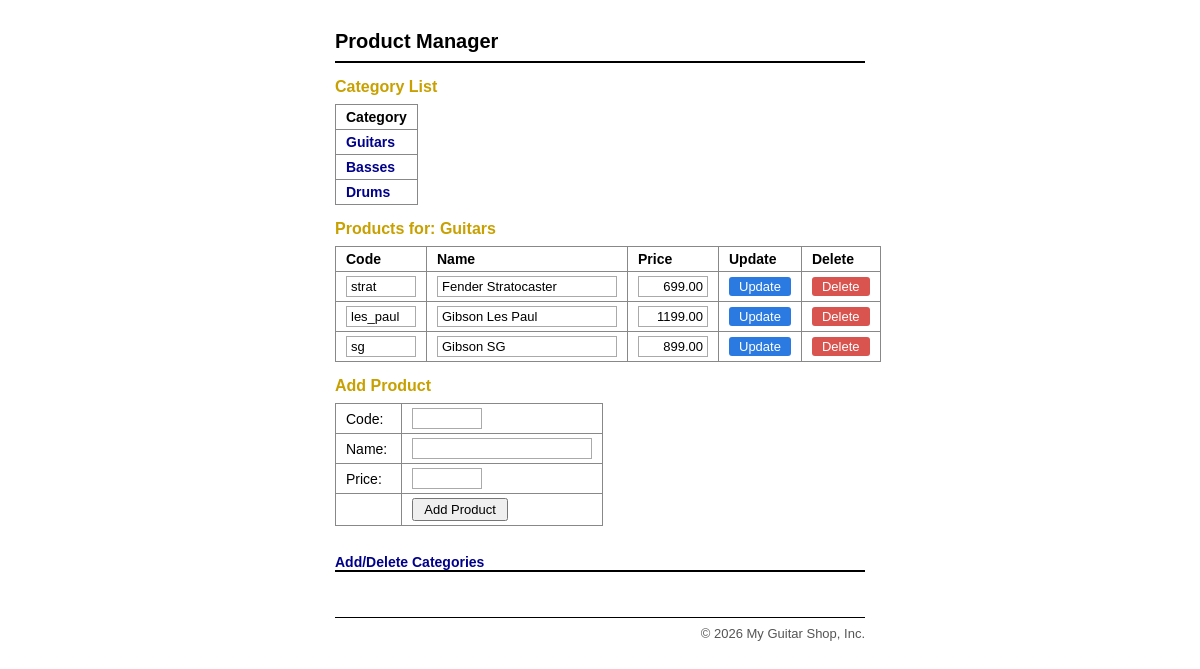
/index.php?action=list_products&category_id=1, run on the app's committed database.
### tables this page shows
CREATE TABLE IF NOT EXISTS categories (
    categoryID    INT             NOT NULL AUTO_INCREMENT,
    categoryName  VARCHAR(255)    NOT NULL,
    PRIMARY KEY (categoryID)
);

CREATE TABLE IF NOT EXISTS products (
    productID     INT             NOT NULL AUTO_INCREMENT,
    categoryID    INT             NOT NULL,
    productCode   VARCHAR(10)     NOT NULL,
    productName   VARCHAR(255)    NOT NULL,
    listPrice     DECIMAL(10,2)   NOT NULL,
    PRIMARY KEY (productID),
    FOREIGN KEY (categoryID) REFERENCES categories(categoryID)
);

### model/category_db.php (called while the page is built, shortened)
<?php
function get_categories() {
    $db = get_db();
    $query = 'SELECT * FROM categories ORDER BY categoryID';
    $statement = $db->prepare($query);
    $statement->execute();
    $categories = $statement->fetchAll();
    return $categories;
}
function get_category($category_id) {
    $db = get_db();
    $query = 'SELECT * FROM categories WHERE categoryID = :category_id';
    $statement = $db->prepare($query);
    $statement->bindValue(':category_id', $category_id);
    $statement->execute();
    $category = $statement->fetch();
    return $category;
}

### model/product_db.php (called while the page is built, shortened)
<?php
function get_products_by_category($category_id) {
    $db = get_db();
    $query = 'SELECT * FROM products WHERE categoryID = :category_id ORDER BY productID';
    $statement = $db->prepare($query);
    $statement->bindValue(':category_id', $category_id);
    $statement->execute();
    $products = $statement->fetchAll();
    return $products;
}

### catalog/list_products.php (the view, shortened to what this page needs)
<?php include 'view/header.php'; ?>
<div class="container">
    <h1>Product Manager</h1>
    <hr>
    <h2>Category List</h2>
    <table>
        <tr>
            <th>Category</th>
        </tr>
        <?php foreach ($categories as $cat) : ?>
            <tr>
                <td>
                    <a href="index.php?action=list_products&amp;category_id=<?php echo $cat['categoryID']; ?>">
                        <?php echo htmlspecialchars($cat['categoryName']); ?>
                    </a>
                </td>
            </tr>
        <?php endforeach; ?>
    </table>
    <?php if (isset($category) && $category) : ?>
    <h2>Products for: <?php echo htmlspecialchars($category['categoryName']); ?></h2>
    <table>
        <tr>
            <th>Code</th>
            <th>Name</th>
            <th class="right">Price</th>
            <th>Update</th>
            <th>Delete</th>
        </tr>
        <?php foreach ($products as $product) : $pid = $product['productID']; ?>
            <tr>
                <td>
                    <input type="text" name="code"
                           form="update-<?php echo $pid; ?>"
                           value="<?php echo htmlspecialchars($product['productCode']); ?>"
                           class="inline-input">
                </td>
                <td>
                    <input type="text" name="name"
                           form="update-<?php echo $pid; ?>"
                           value="<?php echo htmlspecialchars($product['productName']); ?>"
                           class="inline-input wide">
                </td>
                <td class="right">
                    <input type="text" name="price"
                           form="update-<?php echo $pid; ?>"
                           value="<?php echo $product['listPrice']; ?>"
                           class="inline-input price">
                </td>
                <td>
                    <input type="submit"
                           form="update-<?php echo $pid; ?>"
                           value="Update"
                           class="btn-update">
                </td>
                <td>
                    <input type="submit"
                           form="delete-<?php echo $pid; ?>"
                           value="Delete"
                           class="btn-delete">
                </td>
            </tr>
        <?php endforeach; ?>
    </table>
    <?php endif; ?>
    <h2>Add Product</h2>
    <form action="index.php" method="post">
        <table>
            <tr>
                <td><label for="add_code">Code:</label></td>
                <td><input type="text" id="add_code" name="code" class="inline-input"></td>
            </tr>
            <tr>
                <td><label for="add_name">Name:</label></td>
                <td><input type="text" id="add_name" name="name" class="inline-input wide"></td>
            </tr>
            <tr>
                <td><label for="add_price">Price:</label></td>
                <td><input type="text" id="add_price" name="price" class="inline-input price"></td>
            </tr>
            <tr>
                <td></td>
                <td><input type="submit" value="Add Product"></td>
            </tr>
        </table>
    </form>
    <br>
    <p><a href="index.php">Add/Delete Categories</a></p>
    <hr>
</div>
<?php include 'view/footer.php'; ?>

### index.php (shortened to what this page needs)
<?php
$action = filter_input(INPUT_POST, 'action');
if ($action === NULL) {
    $action = filter_input(INPUT_GET, 'action');
}
switch ($action) {
    case 'list_products':
        list_products();
        break;
}
function list_products() {
    $category_id = filter_input(INPUT_GET, 'category_id', FILTER_VALIDATE_INT);
    $categories = get_categories();
    $products    = get_products_by_category($category_id);
    $category    = get_category($category_id);
    include 'catalog/list_products.php';
}

### view/header.php (shortened to what this page needs)
<!DOCTYPE html>
<html lang="en">
<head>
    <link rel="stylesheet" href="styles/main.css">
</head>
<body>
<div class="wrapper">

### view/footer.php
    <div class="footer">
        <p>&copy; 2026 My Guitar Shop, Inc.</p>
    </div>
</div>
</body>
</html>

### styles/main.css (style rules this page uses)
* { margin: 0; padding: 0; box-sizing: border-box; }
body { font-family: Arial, Helvetica, sans-serif; font-size: 14px; background-color: #fff; color: #000; }
.wrapper { width: 550px; margin: 0 auto; padding: 20px 10px; }
.container { padding: 10px 0; }
h1 { font-size: 20px; font-weight: bold; margin-bottom: 8px; }
hr { border: none; border-top: 2px solid #000; margin-bottom: 15px; }
h2 { font-size: 16px; font-weight: bold; color: #c8a000; margin: 15px 0 8px 0; }
table { border-collapse: collapse; margin-bottom: 12px; }
th, td { border: 1px solid #888; padding: 4px 10px; text-align: left; }
th { font-weight: bold; }
td.right { text-align: right; }
form { display: inline; margin: 0; }
input[type="text"] { padding: 2px 4px; font-size: 14px; width: 200px; border: 1px solid #888; }
input[type="submit"] { padding: 2px 10px; font-size: 13px; cursor: pointer; }
label { display: inline; margin-right: 4px; }
a { color: #00008B; font-weight: bold; text-decoration: none; }
.footer { border-top: 1px solid #000; margin-top: 20px; padding-top: 8px; text-align: right; font-size: 13px; color: #555; }
input.inline-input { border: 1px solid #aaa; padding: 2px 4px; font-size: 13px; width: 70px; }
input.inline-input.wide { width: 180px; }
input.inline-input.price { width: 70px; text-align: right; }
input.btn-update { background-color: #2a7ae2; color: #fff; border: none; padding: 2px 10px; font-size: 13px; cursor: pointer; border-radius: 3px; }
input.btn-delete { background-color: #d9534f; color: #fff; border: none; padding: 2px 10px; font-size: 13px; cursor: pointer; border-radius: 3px; }

### data on the page
categories: categoryName "Guitars"
categories: categoryName "Basses"
categories: categoryName "Drums"
products: code "strat", name "Fender Stratocaster", price "699.00"
products: code "les_paul", name "Gibson Les Paul", price "1199.00"
products: code "sg", name "Gibson SG", price "899.00"
